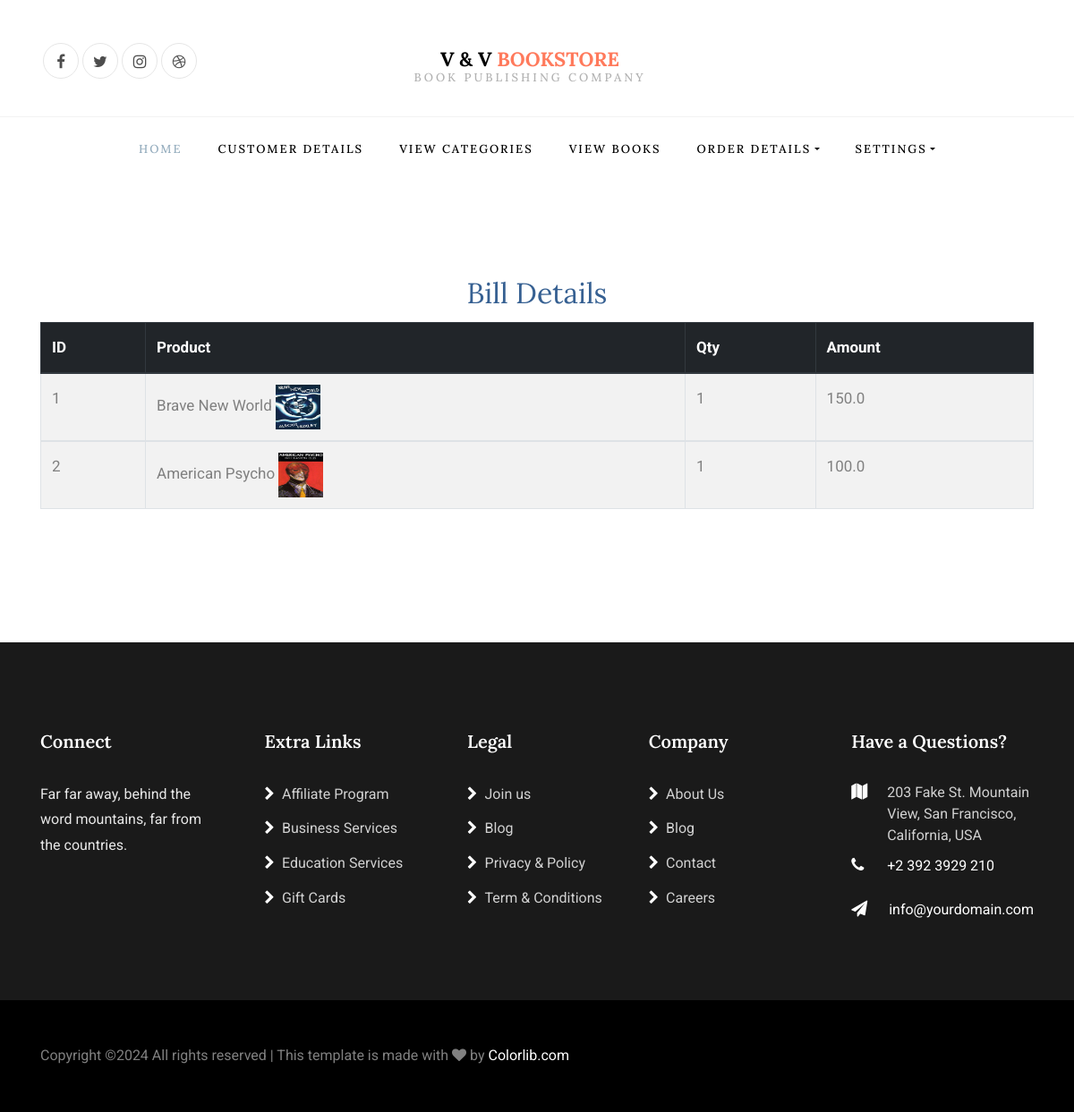
The app's page /admin_bill_details_view?bill_id=1 (signed in) with its own data.
### myapp/models.py (models this page shows)
class bill_details(models.Model):
    bill_id = models.IntegerField()
    product_id = models.IntegerField()
    qty = models.IntegerField()
    amt = models.FloatField()

class book_master(models.Model):
    book_name = models.CharField(max_length=50)
    category_name= models.CharField(max_length=150)
    description = models.CharField(max_length=500)
    pic = models.CharField(max_length=500)
    price = models.FloatField()
    stock = models.IntegerField()
    author = models.CharField(max_length=30)
    keywords = models.CharField(max_length=500)
    status = models.CharField(max_length=10)

### myapp/views.py (the view)
# urls.py: path("admin_bill_details_view", views.admin_bill_details_view, name="admin_bill_details_view"),
def admin_bill_details_view(request):
    user_id = request.session['user_id']
    bill_id = request.GET.get('bill_id')
    pr_l = bill_details.objects.filter(bill_id=int(bill_id))
    bill_list = []
    for pr in pr_l:
        p_l = book_master.objects.filter(id=pr.product_id)
        if len(p_l) >=1:
            bill_list.append(pr)
    pm_l = book_master.objects.all()
    context = {'details_list': pr_l, 'product_list': pm_l, 'msg': ''}
    return render(request, 'myapp/admin_bill_details_view.html', context)

### myapp/templates/myapp/admin_bill_details_view.html (shortened to what this page needs)
{% extends 'myapp/admin_base.html' %}
{% load static %}
{% block body %}
<section class="ftco-section">
<center>
    <h2><font color="#366092">Bill Details</font></h2>
<div class="container">
    <form name="frm" action="" method="post">
         <table class="table table-striped table-bordered auto-index">
        <thead class="thead-dark">
             <tr>
            <th>ID</th>
            <th>Product</th>
            <th>Qty</th>
            <th>Amount</th>
        </tr>
             </thead>
        {% for p in details_list %}
        <tbody>
             <tr class="info ">
            <td></td>
            <td>
                {% for pm in product_list%}
                {% if pm.id == p.product_id %}
                {{pm.book_name}}
                <img src="../static/myapp/media/{{ pm.pic }}" width="50" height="50">
                {% endif %}
                {% endfor %}
            </td>
            <td>{{ p.qty }}</td>
            <td>{{ p.amt }}</td>
        </tr>
             </tbody>
        {% endfor %}
        </table>
        <br/>
    </form>
</div>
</center>
</section>
{% endblock %}

### myapp/templates/myapp/admin_bill_details_view.html (style rules this page uses)
form { counter-reset: Serial; }
.auto-index td:first-child:before { counter-increment: Serial; content:counter(Serial); }

### records on screen
bill_details: qty "1", amt "150.0"
book_master: book_name "Brave New World", pic (picture)
bill_details: qty "1", amt "100.0"
book_master: book_name "American Psycho", pic (picture)
